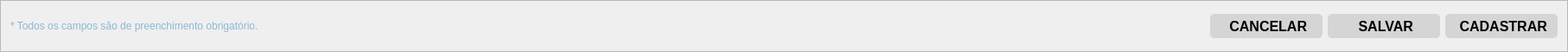
         <widget class="QFrame" name="fr_botoes_cadUser">
          <property name="sizePolicy">
           <sizepolicy hsizetype="Expanding" vsizetype="Fixed">
            <horstretch>0</horstretch>
            <verstretch>0</verstretch>
           </sizepolicy>
          </property>
          <property name="minimumSize">
           <size>
            <width>0</width>
            <height>60</height>
           </size>
          </property>
          <property name="maximumSize">
           <size>
            <width>16777215</width>
            <height>60</height>
           </size>
          </property>
          <property name="frameShape">
           <enum>QFrame::StyledPanel</enum>
          </property>
          <property name="frameShadow">
           <enum>QFrame::Raised</enum>
          </property>
          <layout class="QHBoxLayout" name="horizontalLayout_12">
           <item>
            <widget class="QLabel" name="lb_aviso_cadUser">
             <property name="styleSheet">
              <string notr="true">color: rgb(138, 185, 214);</string>
             </property>
             <property name="text">
              <string>* Todos os campos são de preenchimento obrigatório.</string>
             </property>
            </widget>
           </item>
           <item>
            <spacer name="sp_supBt_cadUser">
             <property name="orientation">
              <enum>Qt::Horizontal</enum>
             </property>
             <property name="sizeHint" stdset="0">
              <size>
               <width>1095</width>
               <height>20</height>
              </size>
             </property>
            </spacer>
           </item>
           <item>
            <widget class="QPushButton" name="bt_cancelar_cadUser">
             <property name="sizePolicy">
              <sizepolicy hsizetype="Fixed" vsizetype="Fixed">
               <horstretch>0</horstretch>
               <verstretch>0</verstretch>
              </sizepolicy>
             </property>
             <property name="minimumSize">
              <size>
               <width>130</width>
               <height>28</height>
              </size>
             </property>
             <property name="font">
              <font>
               <family>Yu Gothic UI</family>
               <pointsize>12</pointsize>
               <weight>75</weight>
               <bold>true</bold>
              </font>
             </property>
             <property name="cursor">
              <cursorShape>PointingHandCursor</cursorShape>
             </property>
             <property name="styleSheet">
              <string notr="true">QPushButton{
	
	background-color: rgb(213, 213, 213);
	border-radius: 5px;
}

QPushButton:hover{
	
	background-color: rgb(190, 190, 190);
	color: rgb(255, 255, 255);
}
</string>
             </property>
             <property name="text">
              <string> CANCELAR</string>
             </property>
             <property name="icon">
              <iconset>
               <normaloff>../img/cancelar.png</normaloff>../img/cancelar.png</iconset>
             </property>
            </widget>
           </item>
           <item>
            <widget class="QPushButton" name="bt_salvar_cadUser">
             <property name="sizePolicy">
              <sizepolicy hsizetype="Fixed" vsizetype="Fixed">
               <horstretch>0</horstretch>
               <verstretch>0</verstretch>
              </sizepolicy>
             </property>
             <property name="minimumSize">
              <size>
               <width>130</width>
               <height>28</height>
              </size>
             </property>
             <property name="font">
              <font>
               <family>Yu Gothic UI</family>
               <pointsize>12</pointsize>
               <weight>75</weight>
               <bold>true</bold>
              </font>
             </property>
             <property name="cursor">
              <cursorShape>PointingHandCursor</cursorShape>
             </property>
             <property name="styleSheet">
              <string notr="true">QPushButton{
	
	background-color: rgb(213, 213, 213);
	border-radius: 5px;
}

QPushButton:hover{
	
	background-color: rgb(190, 190, 190);
	color: rgb(255, 255, 255);
}
</string>
             </property>
             <property name="text">
              <string> SALVAR</string>
             </property>
             <property name="icon">
              <iconset>
               <normaloff>../img/salvar.png</normaloff>../img/salvar.png</iconset>
             </property>
            </widget>
           </item>
           <item>
            <widget class="QPushButton" name="bt_cad_cadUser">
             <property name="sizePolicy">
              <sizepolicy hsizetype="Fixed" vsizetype="Fixed">
               <horstretch>0</horstretch>
               <verstretch>0</verstretch>
              </sizepolicy>
             </property>
             <property name="minimumSize">
              <size>
               <width>130</width>
               <height>28</height>
              </size>
             </property>
             <property name="font">
              <font>
               <family>Yu Gothic UI</family>
               <pointsize>12</pointsize>
               <weight>75</weight>
               <bold>true</bold>
              </font>
             </property>
             <property name="cursor">
              <cursorShape>PointingHandCursor</cursorShape>
             </property>
             <property name="styleSheet">
              <string notr="true">QPushButton{
	
	background-color: rgb(213, 213, 213);
	border-radius: 5px;
}

QPushButton:hover{
	
	background-color: rgb(190, 190, 190);
	color: rgb(255, 255, 255);
}
</string>
             </property>
             <property name="text">
              <string> CADASTRAR</string>
             </property>
             <property name="icon">
              <iconset>
               <normaloff>../img/cadastrar.png</normaloff>../img/cadastrar.png</iconset>
             </property>
            </widget>
           </item>
          </layout>
         </widget>
